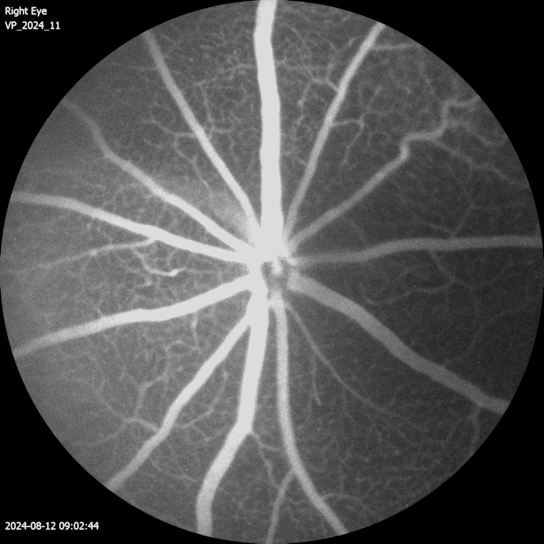
#> input picture resources/testing/test_img.jpg, 1088 x 1088 px (shown at 1/2 size)
$ python ffa_analysis.py resources/testing/test_img.jpg
#> lines starting #> are read from the running program, lines starting #| are printed output that depends on the picture; after the words box and inside, x2 and y2 are one past the last pixel; in counts of white or black regions, pixels touching at a corner belong together
#> in main_task, img is the input picture: shape (1088, 1088); min 0, max 236, mean 83.8
import numpy as np
import cv2
from skimage import filters, segmentation, morphology
# Current assumptions: blood vessel image only of the first image in the sequence. All other operations are for all images in the sequence.
# Take note: opencv's grayscale morphology ops are limited to flat structuring elements only! (Fine for our case.)
# Note: use cv2.add() instead of np.add() as the former does saturated arithmetic and the latter does modular arithmetic
#
#
# PROBLEM FIXES:
# - improved the removal of small vessels by first applying a median filter of size 19 (after comparing the results of various smoothing filters)
# - fixed the issue with make_large_vessels_mask: unsigned integer subtraction. I needed cv2.absdiff.
# - optimized large_vessel_size to exclude as much small vessel as possible
# make sure the original image is not overwritten


# ================================substeps================================
def create_line_element(length, angle):
    '''
    Create a line structuring element of `length` and at `angle`.\n
    Parameter `angle` must be in degrees (counterclockwise).
    '''
    # horizontal line
    structuring_element = np.zeros((length, length), dtype=np.uint8)
    structuring_element[length // 2] = 1

    # rotated to the angle.
    rot_mat = cv2.getRotationMatrix2D((length // 2, length // 2), angle, 1.0)
    structuring_element = cv2.warpAffine(structuring_element, rot_mat, structuring_element.shape)

    return structuring_element


# [46 lines left out: function log_gabor_filter, not called in this run]

def apply_log_gabor(img):
    return img

    # setup parameters
    N = max(img.shape)
    num_scales = int(np.log2(N)) - 1
    center_freqs = [1 / 2 ** s for s in range(1, num_scales + 1)]

    thetas = np.linspace(0, np.pi, 8, endpoint=False)

    B = 2.0                      # bandwidth in octaves
    sigma_ln = (B * np.sqrt(np.log(2))) / 2.0
    sigma_on_f = np.exp(-sigma_ln)   # ~0.435 for B=2

    n_orient = 8
    sigma_theta = (np.pi / n_orient / 2.0) / np.sqrt(np.log(2))  # ~0.236 rad

    # creating and applying the filter bank and combining the results, per the paper.
    qn_list = []
    for center_freq in center_freqs:
        resps_of_one_scale = []
        for theta in thetas:
            img_f = np.fft.fft2(img)
            lg = log_gabor_filter(img.shape, center_freq, sigma_on_f, theta, sigma_theta)
            filtered_f = img_f * lg
            resp = np.fft.ifft(filtered_f)
            resps_of_one_scale.append(resp)
        q_n = np.sum(resps_of_one_scale, axis=0)
        qn_list.append(q_n)

    qn_arr = np.array(qn_list)
    P_numerator = np.sum(qn_arr * np.abs(qn_arr) ** 3, axis=0)
    P_denominator = np.sum(np.abs(qn_arr) ** 3, axis=0)
    P = P_numerator / P_denominator

    sigma = 3
    P_reg = P * np.abs(P) / (np.abs(P) ** 2 + sigma ** 2)
    res = np.real(P_reg)
    return res

# ================================steps================================
def remove_small_vessels(img, median_blur_radius, small_vessel_size):
    # NEW: median blur helps denoise the image for better results.
#> called with median_blur_radius = 19, small_vessel_size = 15
    img = cv2.medianBlur(img, median_blur_radius)

    # morphological openings using line elements
    thetas = (180 / 8 * i for i in range(8))
    elements = (create_line_element(small_vessel_size, angle) for angle in thetas)
    res_imgs = [cv2.morphologyEx(img, cv2.MORPH_OPEN, se) for se in elements]
#> res_imgs = 8 items

    # applying these openings in all directions
    res_img = np.minimum.reduce(res_imgs)
    return res_img

def make_large_vessels_mask(img, large_vessel_size):
    # 2a. Difference between grayscale openings (line elements and their perpendiculars)
#> called with large_vessel_size = 49
    thetas = (180 / 8 * i for i in range(8))
    thetas_perp = (180 * (1 / 2 +  i / 8) for i in range(8))

    elements = (create_line_element(large_vessel_size, angle) for angle in thetas)
    elements_perp = (create_line_element(large_vessel_size, angle) for angle in thetas_perp)

    res_imgs = [cv2.morphologyEx(img, cv2.MORPH_OPEN, se) for se in elements]
#> res_imgs = 8 items
    res_imgs_perp = [cv2.morphologyEx(img, cv2.MORPH_OPEN, se_perp) for se_perp in elements_perp]
#> res_imgs_perp = 8 items

    delta_imgs = [cv2.absdiff(im, im_perp) for im, im_perp in zip(res_imgs, res_imgs_perp)]
#> delta_imgs = 8 items
    large_vessels_img = np.maximum.reduce(delta_imgs) # leakages suppressed
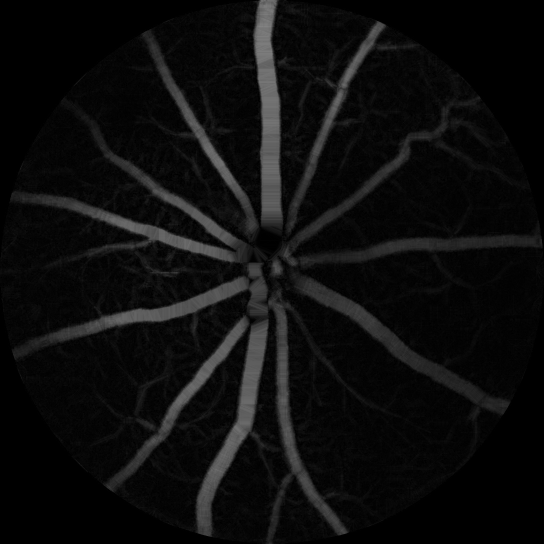
#> large_vessels_img: shape (1088, 1088) (shown at 1/2 size); min 0, max 130, mean 12.8
    after_diff = large_vessels_img.copy()

    # 2b. log Gabor quadrature filter
    large_vessels_img = apply_log_gabor(large_vessels_img)
    after_log_gabor = large_vessels_img.copy()

    # 2c. hystersis thresholding
    high = filters.threshold_otsu(large_vessels_img)
#> high = 39
    low = high * 0.7
#> low = 27.3
    large_vessels_img = filters.apply_hysteresis_threshold(large_vessels_img, high, low)
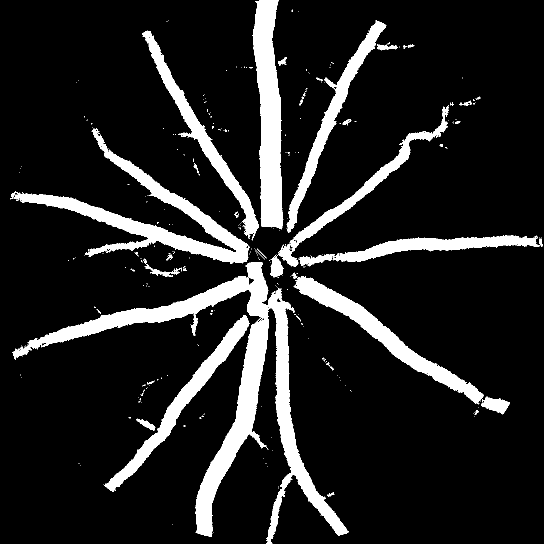
#> large_vessels_img: shape (1088, 1088) bool (shown at 1/2 size); 12.8% white; 326 white regions (283 under 20 px), largest, box (x1, y1, x2, y2) and area: (25, 525, 697, 1088) 47423, (22, 256, 499, 527) 20602, (505, 0, 567, 459) 18242

    return after_diff, after_log_gabor, large_vessels_img


def make_leakage_image(img_large_leak, large_vessels_mask):
    tmp = img_large_leak.copy()
    tmp[large_vessels_mask] = 0
    bg_intensity = round(np.mean(tmp[tmp > 0])) # approximate background intensity
#> bg_intensity = 91
    tmp[large_vessels_mask] = bg_intensity
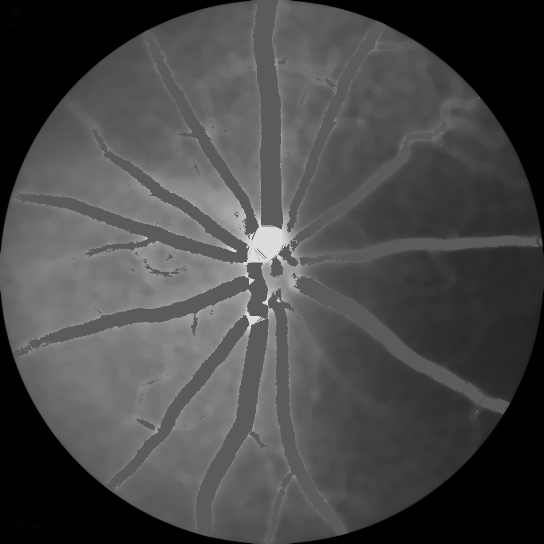
#> tmp: shape (1088, 1088) (shown at 1/2 size); min 0, max 220, mean 72.4

    return tmp


def segment_blood_vessels(img):
    # 3a. Apply Log Gabor quadrature filters
    res_img = apply_log_gabor(img)

    #3b. Perform Chan-Vese graph cut segmentation
    res_img = segmentation.chan_vese(res_img)
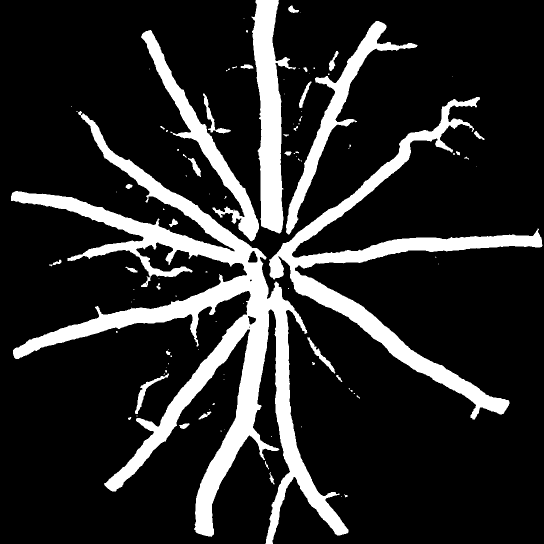
#> res_img: shape (1088, 1088) bool (shown at 1/2 size); 16.1% white; 104 white regions (65 under 20 px), largest, box (x1, y1, x2, y2) and area: (22, 222, 697, 1088) 97566, (538, 194, 1085, 839) 41759, (503, 0, 592, 467) 19689
    return res_img

# TODO
# [58 lines left out: functions get_reference_point, register_images, main_task_old, not called in this run]

    # TODO: save these images or do more analysis

# an abridged version of the task for testing (using only one image).
def main_task():
    # default parameters
    LARGE_VESSEL_SIZE = 49
    SMALL_VESSEL_SIZE = 15
    MEDIAN_BLUR_RADIUS = 19

    # script arguments
    import argparse

    parser = argparse.ArgumentParser(description="A script to perform analysis on a Fundus Fluorescein Angiography (FFA) image. Possible output images include the leakage regions and the blood vessels. See the options below.")
    parser.add_argument("input_file", help="Image file to be processed")
    parser.add_argument("-l", "--large-vessel-size", type=int, default=LARGE_VESSEL_SIZE
    , help=f"Upper bound on the diameter of the large blood vessels, in pixels. The default is {LARGE_VESSEL_SIZE}.")
    parser.add_argument("-s", "--small-vessel-size", type=int, default=SMALL_VESSEL_SIZE, help=f"Upper bound on the diameter of the small blood vessels, in pixels. The default is {SMALL_VESSEL_SIZE}.")
    parser.add_argument("-m", "--median-blur-radius", type=int, default=MEDIAN_BLUR_RADIUS, help=f"Size of the median blur filter, in pixels. The default is {MEDIAN_BLUR_RADIUS}.")
    parser.add_argument("-i", "--images-to-output", choices=["leakage", "vessels", "both"], default="both", help="Whether the script should output just the leakage regions, just the blood vessels, or both (default).")
    parser.add_argument("-o", "--output-dir", help="Output directory. The outputs would be <output-dir>/<input_file>_leakage and <output-dir>/<input_file>_vessels. If not provided, will create the output files in the same directory as the input image file.")
    parser.add_argument("-d", "--display", action="store_true", help="Whether to display the input and output images.")
    parser.add_argument("-v", "--verbose", action="store_true", help="Controls script verbosity.")

    args = parser.parse_args()

    # verbose
    if args.verbose:
        print(f"Processing {args.input_file}, with large vessel size {args.large_vessel_size}, small vessel size {args.small_vessel_size} and median blur radius {args.median_blur_radius}.")

    # load image
    img = cv2.imread(args.input_file, cv2.IMREAD_GRAYSCALE)

    # Leakage and Blood Vessel Detection
    # 1. remove small vessels
    img_large_leak = remove_small_vessels(img, args.median_blur_radius, args.small_vessel_size)

    # 2. large vessels mask
    after_diff, _, large_vessels_mask = make_large_vessels_mask(img, args.large_vessel_size)

    # leakage image (leakage only)
    leakage_img = make_leakage_image(img_large_leak, large_vessels_mask)

    # 3. blood vessels segmented
    if args.images_to_output != "leakage":
        blood_vessel_img = segment_blood_vessels(after_diff)

    # save images
    import os
    dtry, fle = os.path.split(args.input_file)
    name_no_ext, file_ext = os.path.splitext(fle)

    from pathlib import Path
    if args.output_dir:
        Path(args.output_dir).mkdir(parents=True, exist_ok=True)
        dtry = args.output_dir

    if args.images_to_output != "vessels":
        leak_file = name_no_ext + "_leakage" + file_ext
        cv2.imwrite(os.path.join(dtry, leak_file), leakage_img)
        if args.verbose:
            print(f"Saved leakage image to {leak_file}.")
    if args.images_to_output != "leakage":
        vessels_file = name_no_ext + "_vessels" + file_ext
        cv2.imwrite(os.path.join(dtry, vessels_file), blood_vessel_img.astype(np.uint8) * 255)  #bool to grayscale
        if args.verbose:
            print(f"Saved vessels image to {vessels_file}.")

    # display results
    if not args.display:
        return

    import matplotlib.pyplot as plt
    title_font = {
        'size': 16,
        'weight': 'bold'
    }

    fig = plt.figure(figsize=(12, 5))

    ax = fig.add_subplot(131)
    ax.imshow(img, cmap="gray")
    ax.set_axis_off()
    ax.set_title("Original", title_font)

    if args.images_to_output != "vessels":
        ax = fig.add_subplot(132)
        ax.imshow(leakage_img, cmap="gray")
        ax.set_axis_off()
        ax.set_title("Leakage Image", title_font)

    if args.images_to_output != "leakage":
        ax = fig.add_subplot(133)
        ax.imshow(blood_vessel_img, cmap="gray")
        ax.set_axis_off()
        ax.set_title("Segmented Blood Vessels", title_font)

    plt.show()


# an abridged version of the task for testing (using only one image).
# [66 lines left out: function my_test, not called in this run]


if __name__ == "__main__":
    main_task()
